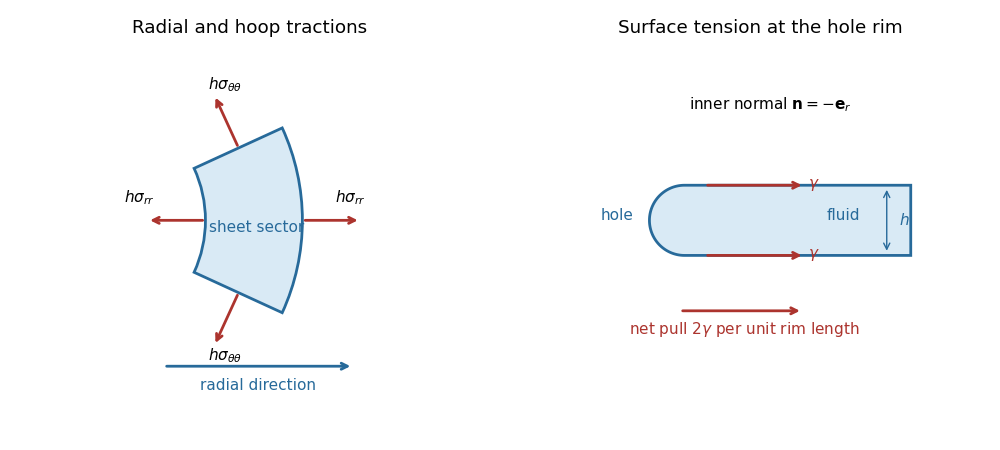

Write Python code to recreate this figure.
"""Original viscous-sheet force diagrams; write the PNG to the working directory."""
from pathlib import Path
import numpy as np
import matplotlib
matplotlib.use("Agg")
import matplotlib.pyplot as plt
from matplotlib.patches import Wedge, Polygon

plt.rcParams.update({"font.size": 11, "figure.facecolor": "white", "savefig.facecolor": "white"})
fig, axes = plt.subplots(1, 2, figsize=(10, 4.5), dpi=100)
blue = "#276a9a"
red = "#ac342e"
def arrow(ax, start, end, color=red):
    ax.annotate("", xy=end, xytext=start, arrowprops={"arrowstyle": "->", "lw": 2, "color": color})

ax = axes[0]
a = .43
r1, r2 = 1.35, 2.4
ax.add_patch(Wedge((0, 0), r2, -np.degrees(a), np.degrees(a), width=r2-r1, facecolor="#d9eaf5", edgecolor=blue, lw=2))
arrow(ax, (r1, 0), (.72, 0))
arrow(ax, (r2, 0), (3.03, 0))
ax.text(.63, .20, r"$h\sigma_{rr}$", ha="center")
ax.text(2.92, .20, r"$h\sigma_{rr}$", ha="center")
for sign in [1, -1]:
    theta = sign*a
    point = 1.88*np.array([np.cos(theta), np.sin(theta)])
    tangent = sign*np.array([-np.sin(theta), np.cos(theta)])
    arrow(ax, point, point+.63*tangent)
    ax.text(point[0]-.15, sign*1.47, r"$h\sigma_{\theta\theta}$", ha="center", va="center")
ax.text(1.90, -.13, "sheet sector", ha="center", color=blue)
arrow(ax, (.90, -1.58), (2.95, -1.58), color=blue)
ax.text(1.92, -1.84, "radial direction", ha="center", color=blue)
ax.set_title("Radial and hoop tractions", pad=12)
ax.set_xlim(.4, 3.25); ax.set_ylim(-2., 1.85)
ax.set_aspect("equal"); ax.axis("off")

ax = axes[1]
# A rounded inner rim joining the two flat surfaces; fluid is to the right.
theta = np.linspace(np.pi/2, 3*np.pi/2, 100)
curve = np.column_stack([1+.38*np.cos(theta), .38*np.sin(theta)])
points = np.vstack([[3.45, .38], curve, [3.45, -.38]])
ax.add_patch(Polygon(points, closed=True, facecolor="#d9eaf5", edgecolor=blue, lw=2))
for z in [.38, -.38]:
    arrow(ax, (1.22, z), (2.30, z))
    ax.text(2.34, z, r"$\gamma$", va="center", color=red)
ax.text(.27, 0, "hole", ha="center", color=blue)
ax.text(2.72, 0, "fluid", ha="center", color=blue)
ax.annotate("", xy=(3.19, .36), xytext=(3.19, -.36), arrowprops={"arrowstyle": "<->", "color": blue})
ax.text(3.32, 0, "$h$", va="center", color=blue)
arrow(ax, (.95, -.98), (2.28, -.98))
ax.text(1.65, -1.23, r"net pull $2\gamma$ per unit rim length", ha="center", color=red)
ax.text(1.93, 1.20, r"inner normal $\mathbf{n}=-\mathbf{e}_r$", ha="center")
ax.set_title("Surface tension at the hole rim", pad=12)
ax.set_xlim(0, 3.65); ax.set_ylim(-2., 1.85)
ax.set_aspect("equal"); ax.axis("off")
fig.subplots_adjust(left=.025, right=.985, top=.89, bottom=.10, wspace=.14)
fig.savefig(Path.cwd() / (Path(__file__).stem + ".png"), dpi=100)
plt.close(fig)
